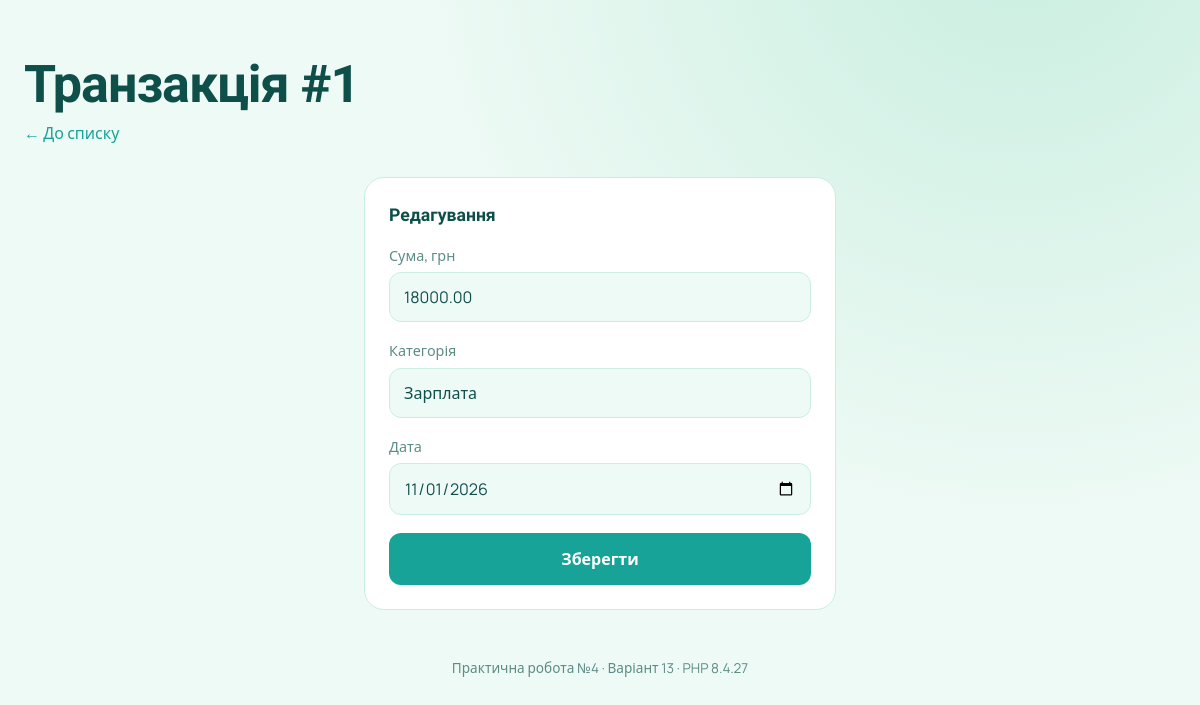
The page /practicum04/edit.php?id=1 on the database its author committed.
### tables this page shows
CREATE TABLE transactions (
    id INT AUTO_INCREMENT PRIMARY KEY,
    user_id INT NOT NULL,                    
    amount DECIMAL(10,2) NOT NULL,           
    category VARCHAR(100) NOT NULL,
    transaction_date DATE NOT NULL,
    CONSTRAINT fk_transactions_user FOREIGN KEY (user_id) REFERENCES users (id) ON DELETE CASCADE,
    INDEX idx_transactions_user (user_id),
    INDEX idx_transactions_category (category)    
);

### practicum04/functions.php (called while the page is built, shortened)
<?php
function e(string $text): string
{
    return htmlspecialchars($text, ENT_QUOTES, 'UTF-8');
}
function getTransaction(PDO $pdo, int $id): ?array
{
    $stmt = $pdo->prepare('SELECT * FROM transactions WHERE id = :id');
    $stmt->execute([':id' => $id]);
    $row = $stmt->fetch();
    return $row === false ? null : $row;
}

### practicum04/edit.php (the view, shortened to what this page needs)
<?php
$pdo = require_once __DIR__ . '/db.php';
require_once __DIR__ . '/functions.php';
$id = (int) ($_GET['id'] ?? 0);
$transaction = getTransaction($pdo, $id);
?>
<!DOCTYPE html>
<html lang="uk">
<head>
    <link rel="stylesheet" href="style.css">
</head>
<body>
    <header class="page-header">
        <h1>Транзакція #<?= $transaction['id'] ?></h1>
        <p><a href="index.php">← До списку</a></p>
    </header>
    <main class="layout layout-narrow">
        <form method="post" class="card">
            <h2>Редагування</h2>
            <div class="field">
                <label for="amount">Сума, грн</label>
                <input type="number" id="amount" name="amount" step="0.01" required value="<?= e((string) $transaction['amount']) ?>">
            </div>
            <div class="field">
                <label for="category">Категорія</label>
                <input type="text" id="category" name="category" required maxlength="100" value="<?= e($transaction['category']) ?>">
            </div>
            <div class="field">
                <label for="date">Дата</label>
                <input type="date" id="date" name="transaction_date" required value="<?= e($transaction['transaction_date']) ?>">
            </div>
            <button type="submit" class="btn">Зберегти</button>
        </form>
    </main>
    <footer class="page-footer">
        Практична робота №4 · Варіант 13 · PHP <?= PHP_VERSION ?>
    </footer>
</body>
</html>

### practicum04/style.css (style rules this page uses)
:root { --white: #ffffff; --mint-wash: #eefaf5; --mint: #c9eee0; --turquoise: #17a398; --teal-deep: #0f4f4a; --teal-soft: #5c8c86; --coral: #d9534f; --coral-wash: #fdf1f0; }
* { box-sizing: border-box; }
body { margin: 0; min-height: 100vh; font-family: "Manrope", system-ui, sans-serif; font-size: 16px; line-height: 1.5; color: var(--teal-deep); background: radial-gradient(circle at 85% -10%, var(--mint) 0, transparent 45%), var(--mint-wash); }
h1, h2 { font-family: "Unbounded", "Manrope", sans-serif; font-weight: 700; margin: 0; }
.page-header { max-width: 1240px; margin: 0 auto; padding: 56px 24px 32px; }
.page-header h1 { font-size: clamp(2rem, 5vw, 3.25rem); letter-spacing: -0.02em; line-height: 1.1; }
.page-header p { margin: 8px 0 0; color: var(--teal-soft); }
.layout { max-width: 1240px; margin: 0 auto; padding: 0 24px 48px; display: grid; grid-template-columns: 1fr 340px; gap: 28px; align-items: start; }
.card { background: var(--white); border-radius: 20px; padding: 24px; border: 1px solid var(--mint); }
.card h2 { font-size: 1.1rem; margin-bottom: 16px; }
.field { margin-bottom: 18px; }
.field label { display: block; margin-bottom: 6px; font-size: 0.9rem; font-weight: 500; color: var(--teal-soft); }
.field input, .field select { width: 100%; padding: 12px 14px; font: inherit; color: var(--teal-deep); background: var(--mint-wash); border: 1.5px solid var(--mint); border-radius: 12px; outline: none; transition: border-color 0.15s, background 0.15s; }
.btn { width: 100%; padding: 14px; font: inherit; font-weight: 700; color: var(--white); background: var(--turquoise); border: none; border-radius: 12px; cursor: pointer; }
.layout-narrow { max-width: 520px; grid-template-columns: 1fr; }
.page-header a { color: var(--turquoise); text-decoration: none; }
.page-footer { text-align: center; padding: 0 24px 32px; font-size: 0.85rem; color: var(--teal-soft); }

### rows shown on the page
transactions: id "1", amount "18000.00", category "Зарплата", transaction_date "11/01/2026"

### other values the page prints
PHP_VERSION "8.4.27"
